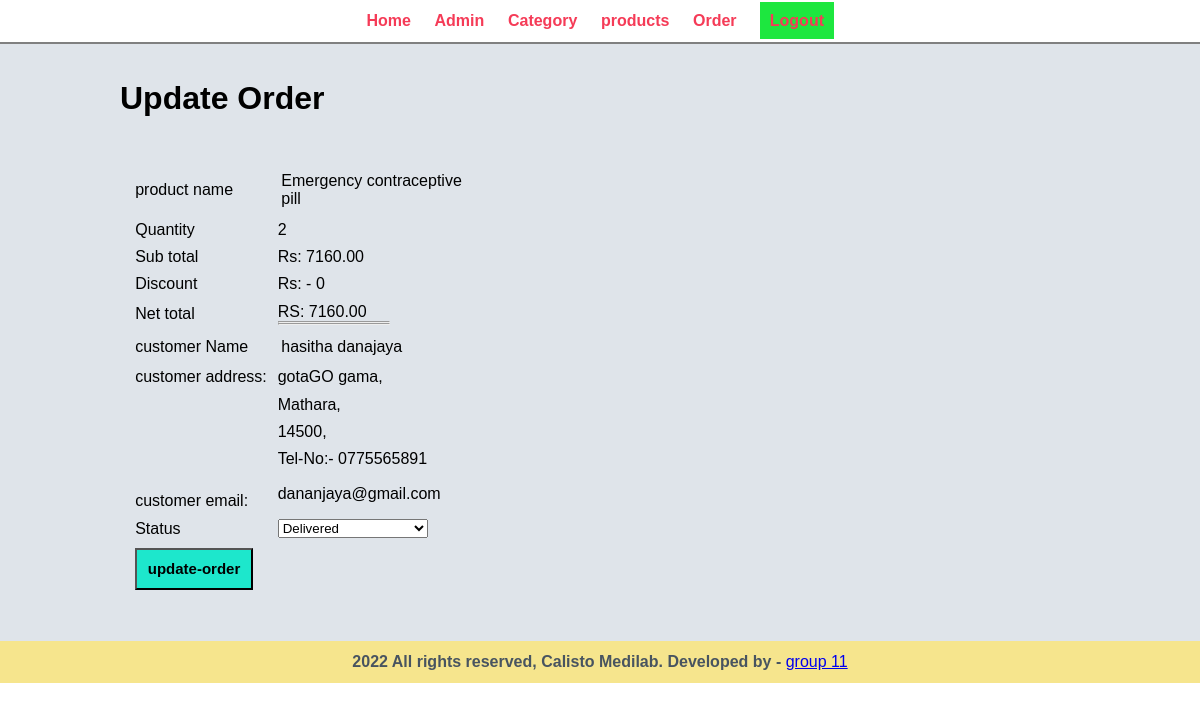
Page /admin/update-order.php?order_id=83 on the committed database.
### tables this page shows
CREATE TABLE `tbl_order` (
  `id` int(10) UNSIGNED NOT NULL,
  `products_name` varchar(200) NOT NULL,
  `product_price` decimal(10,2) NOT NULL,
  `image_name` varchar(255) NOT NULL,
  `qty` int(11) NOT NULL,
  `total` decimal(10,2) NOT NULL,
  `order_date` datetime NOT NULL,
  `status` varchar(50) NOT NULL,
  `customer_name` varchar(255) NOT NULL,
  `customer_contact` varchar(30) NOT NULL,
  `customer_email` varchar(100) NOT NULL,
  `customer_address` varchar(255) NOT NULL,
  `customer_city` varchar(100) NOT NULL,
  `customer_postalCode` varchar(255) NOT NULL,
  `Discount_rate` int(11) NOT NULL,
  `net_total` int(11) NOT NULL
);

### admin/update-order.php (the view, shortened to what this page needs)
<?php  include('part/menu.php');  ?>
<?php
    if(isset($_GET['order_id']))
    {
        $order_id=$_GET['order_id'];
        $sql="SELECT * FROM tbl_order WHERE id=$order_id";
        $res=mysqli_query($conn,$sql);
        $count=mysqli_num_rows($res);
            if ($count >0) {
                while ($rows=mysqli_fetch_assoc($res))
                {
                    $product_name  =  $rows['products_name'];
                    $qty    =   $rows['qty'];
                    $total  =   $rows['total'];
                    $order_status   =   $rows['status'];
                    $customer_name  =   $rows['customer_name'];
                    $customer_contact   =   $rows['customer_contact'];
                    $customer_email= $rows['customer_email'];
                    $customer_address   =$rows['customer_address'];
                    $customer_city      =$rows['customer_city'];
                    $customer_postalCode    =$rows['customer_postalCode'];
                    $Discount_rate  =$rows['Discount_rate'];
                    $net_total  =$rows['net_total'];
                }
            } else {
                echo "you dont have the data in table";
            }
    }
?>
<div class="main-content">
    <div class="wrapper">
        <h1>Update Order</h1>
        <br><br>
        <form action="" method="post">
            <table class="table-c" style="width:40% ;">
            <tr>
                <td> product name</td>
                <td style="padding: 2%;"> <?php echo $product_name;?></td>
            </tr>
            <tr>
                <td> Quantity </td>
                <td>  <?php echo $qty;?></td>
            </tr>
            <tr>
                <td> Sub total </td>
                <td>   Rs:  <?php echo $total;?></td>
            </tr>
            <tr>
                <td> Discount </td>
                <td>  Rs:  - <?php
                $Discount = ($Discount_rate/100)* $total;
                echo $Discount
                ?></td>
            </tr>
            <tr>
                <td> Net total </td>
                <td>  RS: <?php echo $net_total;?>.00 <hr width="110px"><hr width="110px"></td>
            </tr>
            <tr>
                <td> customer Name </td>
                <td style="padding: 2%;"><?php echo $customer_name;?>  </td>
            </tr>
            <tr>
                <td > customer address: </td>
                <td > <?php echo $customer_address;?>, </td>
            </tr>
            <tr>
                <td> </td>
                <td colspan="2"> <?php echo $customer_city;?>, </td>
            </tr>
            <tr>
                <td> </td>
                <td colspan="2"> <?php echo $customer_postalCode;?>, </td>
            </tr>
            <tr>
                <td> </td>
                <td colspan="2">Tel-No:- <?php echo $customer_contact;?> </td>
            </tr>
            <tr>
                <td style="padding-top:5%;"> customer email: </td>
                <td> <?php echo $customer_email;?> </td>
            </tr>
            <tr>
                <td> Status </td>
                <td>
                    <select name="status" style="width: 150px; " >
                        <option <?php if ($order_status == "delivered") {echo "selected";} ?> value="delivered"> Delivered </option>
                    </select>
                </td>
            </tr>
            <tr>
                <td colspan="2">
                    <input type="submit" value="update-order" name="submit" class="btn-submit-b">
                </td>
            </tr>
            </table>
        </form>
    </div>
</div>
<?php  include('part/footer.php');  ?>

### css/admin.css (style rules this page uses)
* { margin: 0px; padding:0px; font-family: Arial, Helvetica, sans-serif; }
.wrapper { padding: 1%; width: 80%; margin: 0 auto; }
.main-content { background-color: #dfe4ea; padding: 2% 0; }
.table-c { width:30%; padding: 1%; }
table tr td { padding: 1%; }
.btn-submit-b { background-color: #1de7cc; padding:3%; color: rgb(0, 0, 0); text-decoration: none; font-weight: 700; font-size: 15px; }

### rows in the picture
tbl_order: products_name "Emergency contraceptive pill", qty "2", total "7160.00", Discount_rate "0", net_total "7160", customer_name "hasitha danajaya", customer_address "gotaGO gama", customer_city "Mathara", customer_postalCode "14500", customer_contact "0775565891", customer_email "dananjaya@gmail.com", status "Delivered"
